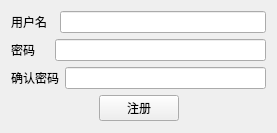
<?xml version="1.0" encoding="UTF-8"?>
<ui version="4.0">
 <class>cRegister</class>
 <widget class="QWidget" name="cRegister">
  <property name="geometry">
   <rect>
    <x>0</x>
    <y>0</y>
    <width>277</width>
    <height>133</height>
   </rect>
  </property>
  <property name="windowTitle">
   <string>Form</string>
  </property>
  <layout class="QGridLayout" name="gridLayout">
   <item row="0" column="0">
    <layout class="QVBoxLayout" name="verticalLayout">
     <item>
      <layout class="QHBoxLayout" name="horizontalLayout_3">
       <item>
        <widget class="QLabel" name="label">
         <property name="text">
          <string>用户名  </string>
         </property>
        </widget>
       </item>
       <item>
        <widget class="QLineEdit" name="leUsr"/>
       </item>
      </layout>
     </item>
     <item>
      <layout class="QHBoxLayout" name="horizontalLayout_2">
       <item>
        <widget class="QLabel" name="label_2">
         <property name="text">
          <string>密码    </string>
         </property>
        </widget>
       </item>
       <item>
        <widget class="QLineEdit" name="lePsw">
         <property name="echoMode">
          <enum>QLineEdit::Password</enum>
         </property>
        </widget>
       </item>
      </layout>
     </item>
     <item>
      <layout class="QHBoxLayout" name="horizontalLayout">
       <item>
        <widget class="QLabel" name="label_3">
         <property name="text">
          <string>确认密码</string>
         </property>
        </widget>
       </item>
       <item>
        <widget class="QLineEdit" name="leCfPsw">
         <property name="echoMode">
          <enum>QLineEdit::Password</enum>
         </property>
        </widget>
       </item>
      </layout>
     </item>
    </layout>
   </item>
   <item row="1" column="0">
    <layout class="QHBoxLayout" name="horizontalLayout_4">
     <item>
      <spacer name="horizontalSpacer">
       <property name="orientation">
        <enum>Qt::Horizontal</enum>
       </property>
       <property name="sizeHint" stdset="0">
        <size>
         <width>40</width>
         <height>20</height>
        </size>
       </property>
      </spacer>
     </item>
     <item>
      <widget class="QPushButton" name="pushButton">
       <property name="text">
        <string>注册</string>
       </property>
      </widget>
     </item>
     <item>
      <spacer name="horizontalSpacer_2">
       <property name="orientation">
        <enum>Qt::Horizontal</enum>
       </property>
       <property name="sizeHint" stdset="0">
        <size>
         <width>40</width>
         <height>20</height>
        </size>
       </property>
      </spacer>
     </item>
    </layout>
   </item>
  </layout>
 </widget>
 <resources/>
 <connections/>
</ui>
